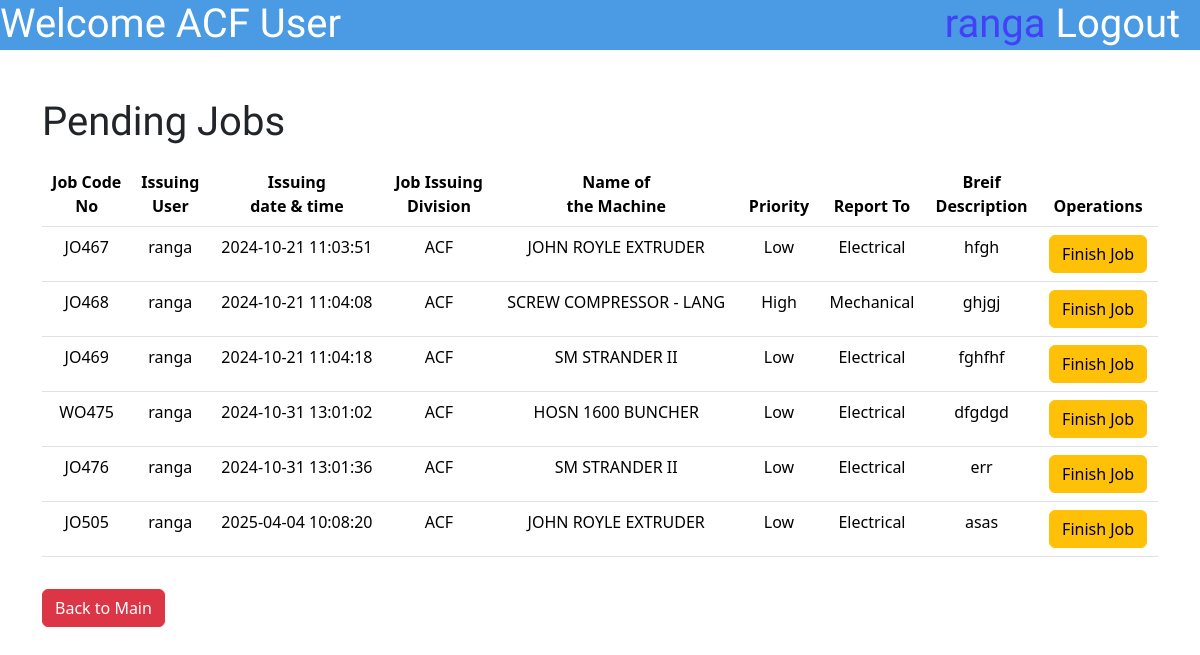
The page /PUser/DisplayStartedJoblistPuser.php (signed in) on the database as committed earlier.
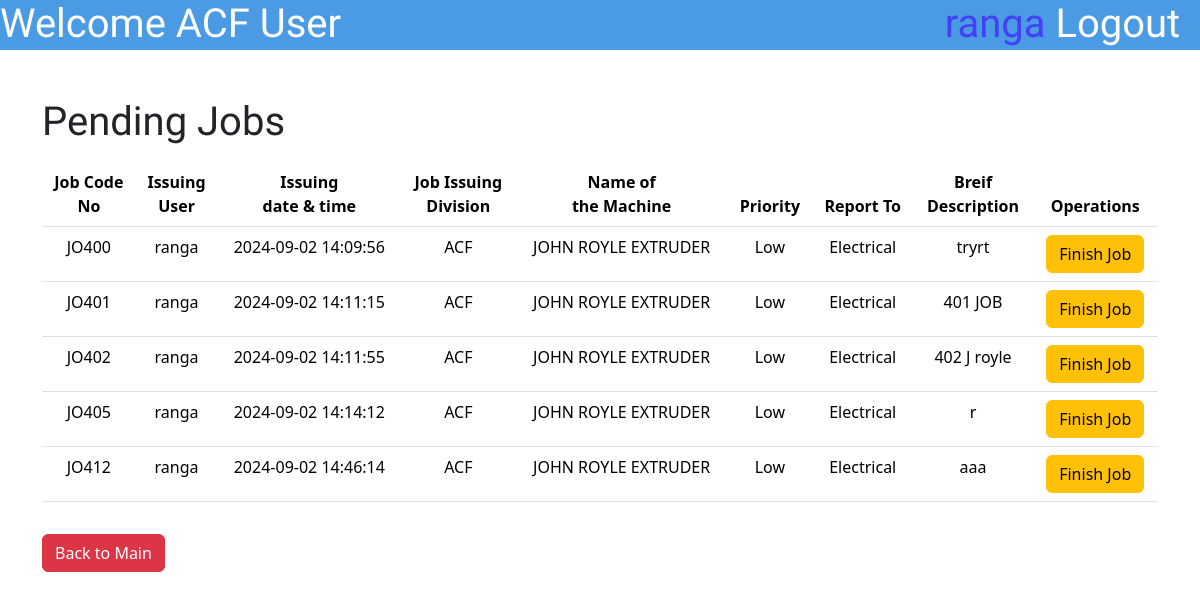
The same page on the database as committed later.
### tables this page shows
CREATE TABLE `jobdatasheet` (
  `id` int(10) NOT NULL,
  `JobCodeNo` varchar(100) NOT NULL,
  `JobPostingDateTime` varchar(50) NOT NULL,
  `JobPostingDev` enum('ACF','CCF','DR','Flexible','Aluminium Rodmill','Ceylon Copper','Drum Yard','Carpentry','Bail Room') NOT NULL,
  `MachineName` varchar(255) NOT NULL,
  `Priority` enum('High','Low','Critical','') NOT NULL,
  `ReportTo` enum('Electrical','Mechanical','Both','') NOT NULL,
  `BDescription` varchar(500) NOT NULL,
  `Username` varchar(50) NOT NULL,
  `JobStatusE` enum('Pending','Started','Finished','Approved','NA') NOT NULL,
  `JobStatusM` enum('Pending','Started','Finished','Approved','NA') NOT NULL,
  `ManPowerInvolved` varchar(1000) DEFAULT NULL,
  `Approval` enum('Pending Approval','Not Approved','Approved','') NOT NULL,
  `FinishedCommentE` varchar(255) DEFAULT NULL,
  `FinishedCommentM` varchar(500) DEFAULT NULL,
  `TransferCommentE` varchar(500) DEFAULT NULL,
  `TransferCommentM` varchar(500) DEFAULT NULL,
  `ApproveComment` varchar(1000) DEFAULT NULL,
  `DisapproveComment` varchar(1000) DEFAULT NULL,
  `DownTime` varchar(500) DEFAULT NULL,
  `TryCount` int(10) DEFAULT NULL
);

### PUser/DisplayStartedJoblistPuser.php (the view, shortened to what this page needs)
<?php
include '../connect.php';
?>
<!DOCTYPE html>
<html lang="en">
<head>
    <link href="https://cdn.jsdelivr.net/npm/bootstrap@5.3.3/dist/css/bootstrap.min.css" rel="stylesheet"
>
    <link rel="stylesheet" href="\MaintananceJobCard\styles\SubmitJobstyle.css">
</head>
<body>
    <div class="topbar">
        <h1 class="topbar-text">Welcome <?php echo $_SESSION['workplace'] ?> User</h1>
        <a href="\MaintananceJobCard\logout.php">
            <h1 class="topbar-logout">Logout &nbsp</h1>
        </a>
        <h1 class="topbar-username"><?php echo $_SESSION['username'] ?>&nbsp</h1>
    </div>
    <div class="container mt-5 ">
        <div class="mt-5">
            <h1>Pending Jobs</h1>
            <table class="table table-hover mt-3">
                <thead>
                    <tr>
                        <th scope="col">Job Code <br>No</th>
                        <th scope="col">Issuing<br>User</th>
                        <th scope="col">Issuing <br>date & time</th>
                        <th scope="col">Job Issuing<br> Division</th>
                        <th scope="col">Name of<br> the Machine</th>
                        <th scope="col">Priority</th>
                        <th scope="col">Report To</th>
                        <th scope="col">Breif <br>Description</th>
                        <th scope="col">Operations</th>
                    </tr>
                </thead>
                <tbody>
                    <?php
                    $workplace = $_SESSION['workplace'];
                    $sql = "Select * from `jobdatasheet` where JobPostingDev='$workplace' ";
                    $result = mysqli_query($con, $sql);
                    while ($row = mysqli_fetch_assoc($result)) {
                        $id = $row['id'];
                        $JobCodeNo = $row['JobCodeNo'];
                        $username = $_SESSION['username'];
                        $JobIssuingDateTime = $row['JobPostingDateTime'];
                        $JobIssuingDivision = $row['JobPostingDev'];
                        $MachineName = $row['MachineName'];
                        $priority = $row['Priority'];
                        $ReportTo = $row['ReportTo'];
                        $BriefDescription = $row['BDescription'];
                        echo
                            "
     <tr class='clickable-row' data-href='\MaintananceJobCard\PUser\ViewJobPUser.php?updateid=$id'>
        <td>$JobCodeNo</td>
        <td>$username</td>
        <td>$JobIssuingDateTime</td>
        <td>$JobIssuingDivision</td>
        <td>$MachineName</td>
        <td>$priority</td>
        <td>$ReportTo</td>
        <td style='white-space: nowrap; text-overflow:ellipsis; overflow: hidden; max-width:1px;'>$BriefDescription</td>
       <td><a href='\MaintananceJobCard\PUser\UpdateDeleteJob.php?updateid=$id' class='btn btn-warning'>Finish Job</a></td>
      </tr>
      ";
                    } ?>
                </tbody>
            </table>
            <button type="back" class="btn btn-danger mt-3" name="back"><a
                    href="\MaintananceJobCard\PUser\indexPUser.php" style="text-decoration:none;color:white">Back to
                    Main</a></button>
        </div>
    </div>
</body>

Rows that differ between the two databases and show on the page:
removed jobdatasheet: JobCodeNo "JO467", username "ranga", JobPostingDateTime "2024-10-21 11:03:51", JobPostingDev "ACF", MachineName "JOHN ROYLE EXTRUDER", Priority "Low", ReportTo "Electrical", BDescription "hfgh"
removed jobdatasheet: JobCodeNo "JO468", username "ranga", JobPostingDateTime "2024-10-21 11:04:08", JobPostingDev "ACF", MachineName "SCREW COMPRESSOR - LANG", Priority "High", ReportTo "Mechanical", BDescription "ghjgj"
removed jobdatasheet: JobCodeNo "JO469", username "ranga", JobPostingDateTime "2024-10-21 11:04:18", JobPostingDev "ACF", MachineName "SM STRANDER II", Priority "Low", ReportTo "Electrical", BDescription "fghfhf"
removed jobdatasheet: JobCodeNo "WO475", username "ranga", JobPostingDateTime "2024-10-31 13:01:02", JobPostingDev "ACF", MachineName "HOSN 1600 BUNCHER", Priority "Low", ReportTo "Electrical", BDescription "dfgdgd"
removed jobdatasheet: JobCodeNo "JO476", username "ranga", JobPostingDateTime "2024-10-31 13:01:36", JobPostingDev "ACF", MachineName "SM STRANDER II", Priority "Low", ReportTo "Electrical", BDescription "err"
removed jobdatasheet: JobCodeNo "JO505", username "ranga", JobPostingDateTime "2025-04-04 10:08:20", JobPostingDev "ACF", MachineName "JOHN ROYLE EXTRUDER", Priority "Low", ReportTo "Electrical", BDescription "asas"
added jobdatasheet: JobCodeNo "JO400", username "ranga", JobPostingDateTime "2024-09-02 14:09:56", JobPostingDev "ACF", MachineName "JOHN ROYLE EXTRUDER", Priority "Low", ReportTo "Electrical", BDescription "tryrt"
added jobdatasheet: JobCodeNo "JO401", username "ranga", JobPostingDateTime "2024-09-02 14:11:15", JobPostingDev "ACF", MachineName "JOHN ROYLE EXTRUDER", Priority "Low", ReportTo "Electrical", BDescription "401 JOB"
added jobdatasheet: JobCodeNo "JO402", username "ranga", JobPostingDateTime "2024-09-02 14:11:55", JobPostingDev "ACF", MachineName "JOHN ROYLE EXTRUDER", Priority "Low", ReportTo "Electrical", BDescription "402 J royle"
added jobdatasheet: JobCodeNo "JO405", username "ranga", JobPostingDateTime "2024-09-02 14:14:12", JobPostingDev "ACF", MachineName "JOHN ROYLE EXTRUDER", Priority "Low", ReportTo "Electrical", BDescription "r"
added jobdatasheet: JobCodeNo "JO412", username "ranga", JobPostingDateTime "2024-09-02 14:46:14", JobPostingDev "ACF", MachineName "JOHN ROYLE EXTRUDER", Priority "Low", ReportTo "Electrical", BDescription "aaa"
